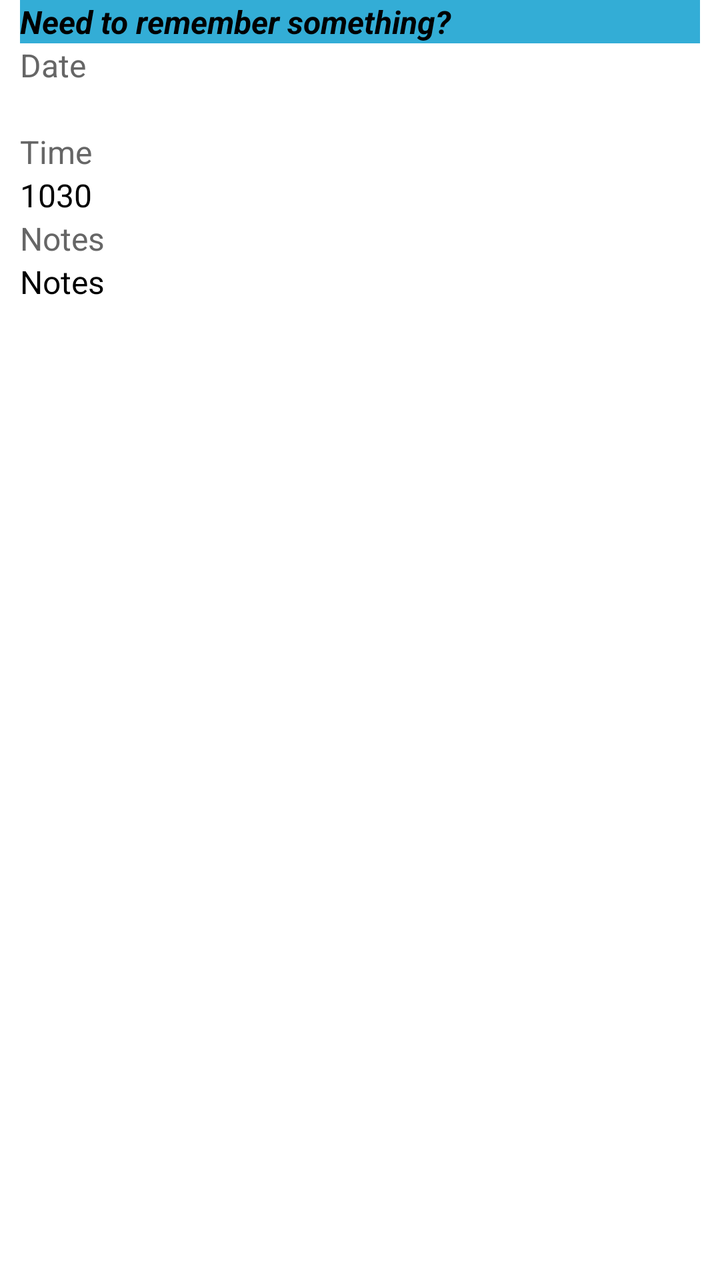
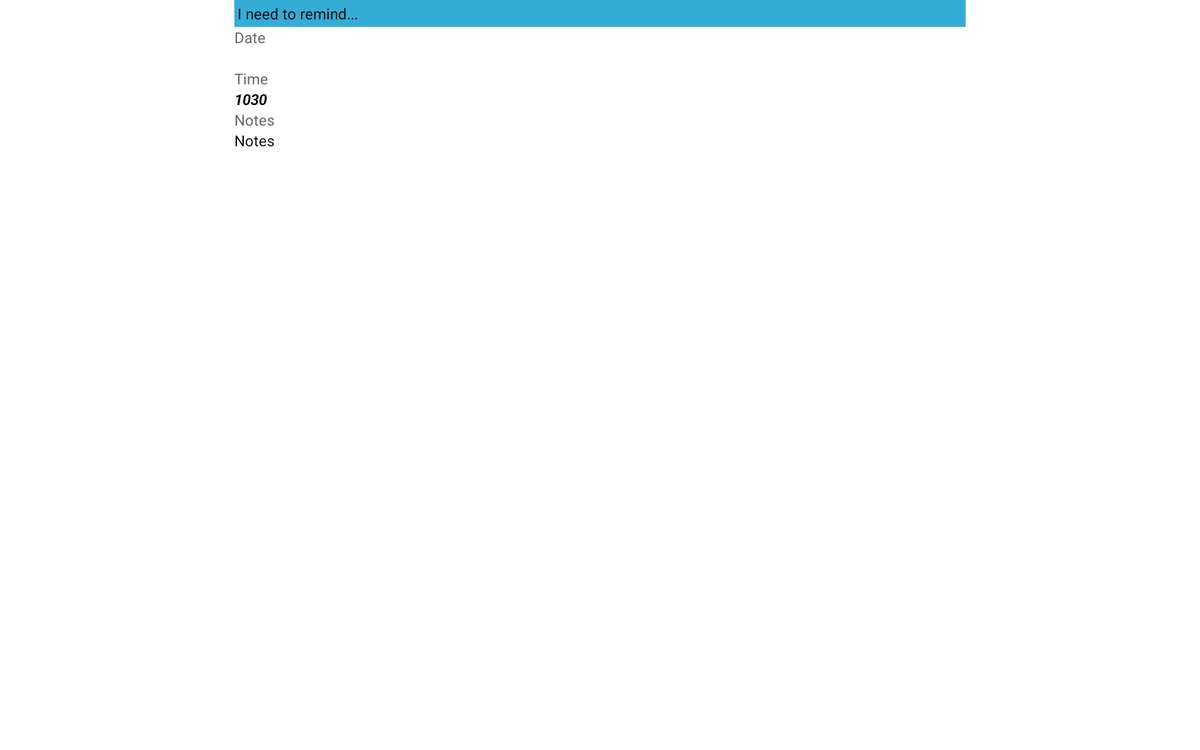

Compare how this app lays out the same screen by default and in its alternative resource folder. The renders come first, then the two layout files and the values they reference.
<!-- AndroidManifest.xml: application theme Holo.Theme.Light -->
<!-- res/layout/add_reminder.xml -->
<?xml version="1.0" encoding="utf-8"?>
<LinearLayout xmlns:android="http://schemas.android.com/apk/res/android"
    android:id="@+id/widget37"
    android:layout_width="match_parent"
    android:layout_height="match_parent"
    android:orientation="vertical"
    android:paddingLeft="10dip"
    android:paddingRight="10dip"
     >

        <LinearLayout
                android:layout_width="match_parent"
                android:layout_height="wrap_content"
                android:background="@color/pressed_viberlabs_light"
                android:orientation="horizontal"

                >

            <EditText
                    android:id="@+id/name"
                    android:layout_width="0px"
                    android:layout_height="wrap_content"
                    android:layout_weight="80"
                    android:hint="@string/reminder_name_hint"
                    android:imeOptions="actionNext"
                    android:inputType="textCapSentences"
                    android:textSize="16sp"
                    android:textStyle="bold|italic"
                    android:layout_gravity="bottom"
                    />
        </LinearLayout>

        <TextView
            android:id="@+id/due_date_label"
            android:layout_width="match_parent"
            android:layout_height="wrap_content"
            android:text="@string/add_reminder_due_date_label"
            android:textColor="#666"
            android:textSize="16sp"           
             />

        <EditText
            android:id="@+id/due_date"
            android:layout_width="match_parent"
            android:layout_height="wrap_content"
            android:imeOptions="actionNext"
            android:inputType="textCapWords"
            android:textSize="16sp"             
            />

        <TextView
            android:id="@+id/due_time_label"
            android:layout_width="match_parent"
            android:layout_height="wrap_content"
            android:text="@string/add_reminder_due_time_label"
            android:textColor="#666"
            android:textSize="16sp"             
            />

        <EditText
            android:id="@+id/due_time"
            android:layout_width="match_parent"
            android:layout_height="wrap_content"
            android:imeOptions="actionNext"
            android:inputType="textCapWords"
            android:textSize="16sp"
            android:text="@string/add_reminder_due_time"
            />

        <TextView
            android:id="@+id/notes_label"
            android:layout_width="match_parent"
            android:layout_height="wrap_content"
            android:text="@string/add_reminder_notes_label"
            android:textColor="#666"
            android:textSize="16sp"             
            />

        <EditText
            android:id="@+id/notes"
            android:layout_width="match_parent"
            android:layout_height="wrap_content"
            android:gravity="top"
            android:inputType="textCapSentences"
            android:lines="3"
            android:singleLine="false"
            android:hint="Notes"
            android:textSize="16sp"
            />
</LinearLayout>
<!-- resources referenced by this layout -->
<resources>
  <color name="pressed_viberlabs_light">#CC0099CC</color>
  <string name="add_reminder_due_date_label">Date</string>
  <string name="add_reminder_due_time">1030</string>
  <string name="add_reminder_due_time_label">Time</string>
  <string name="add_reminder_notes_label">Notes</string>
  <string name="reminder_name_hint">Need to remember something?</string>
</resources>
<!-- res/layout-xlarge-land/add_reminder.xml (the repository's variant of the layout above) -->
<!-- drawn on a large tablet held sideways -->
<?xml version="1.0" encoding="utf-8"?>
<LinearLayout xmlns:android="http://schemas.android.com/apk/res/android"
    android:id="@+id/widget37"
    android:layout_width="match_parent"
    android:layout_height="match_parent"
    android:orientation="vertical"
    android:paddingLeft="250dip"
    android:paddingRight="250dip"
     >
        <Spinner
            android:id="@+id/spinner"
            android:layout_width="match_parent"
            android:layout_height="wrap_content"
            />

        <LinearLayout
            android:layout_width="match_parent"
            android:layout_height="wrap_content"
            android:background="@color/pressed_viberlabs_light"
            android:orientation="horizontal"

             >
            <EditText
                android:id="@+id/name"
                android:layout_width="0px"
                android:layout_height="wrap_content"
                android:layout_margin="3dip"
                android:layout_weight="90"
                android:hint="I need to remind..."
                android:imeOptions="actionNext"
                android:inputType="textCapSentences"
                android:textSize="16sp"
               
                />
        </LinearLayout>

        <TextView
            android:id="@+id/due_date_label"
            android:layout_width="match_parent"
            android:layout_height="wrap_content"
            android:text="Date"
            android:textColor="#666"
            android:textSize="16sp"           
             />

        <EditText
            android:id="@+id/due_date"
            android:layout_width="match_parent"
            android:layout_height="wrap_content"
            android:imeOptions="actionNext"
            android:inputType="textCapWords"
            android:textSize="16sp"             
            />

        <TextView
            android:id="@+id/due_time_label"
            android:layout_width="match_parent"
            android:layout_height="wrap_content"
            android:text="Time"
            android:textColor="#666"
            android:textSize="16sp"             
            />

        <EditText
            android:id="@+id/due_time"
            android:layout_width="match_parent"
            android:layout_height="wrap_content"
            android:imeOptions="actionNext"
            android:inputType="textCapWords"
            android:textSize="16sp"
            android:textStyle="bold|italic"
            android:text="1030"             
            />

        <TextView
            android:id="@+id/notes_label"
            android:layout_width="match_parent"
            android:layout_height="wrap_content"
            android:text="Notes"
            android:textColor="#666"
            android:textSize="16sp"             
            />

        <EditText
            android:id="@+id/notes"
            android:layout_width="match_parent"
            android:layout_height="wrap_content"
            android:gravity="top"
            android:inputType="textCapSentences"
            android:lines="3"
            android:singleLine="false"
            android:hint="Notes"
            android:textSize="16sp"
            />
</LinearLayout>
<!-- resources referenced by the variant -->
<!-- as a large tablet held sideways resolves them -->
<resources>
  <color name="pressed_viberlabs_light">#CC0099CC</color>
</resources>
